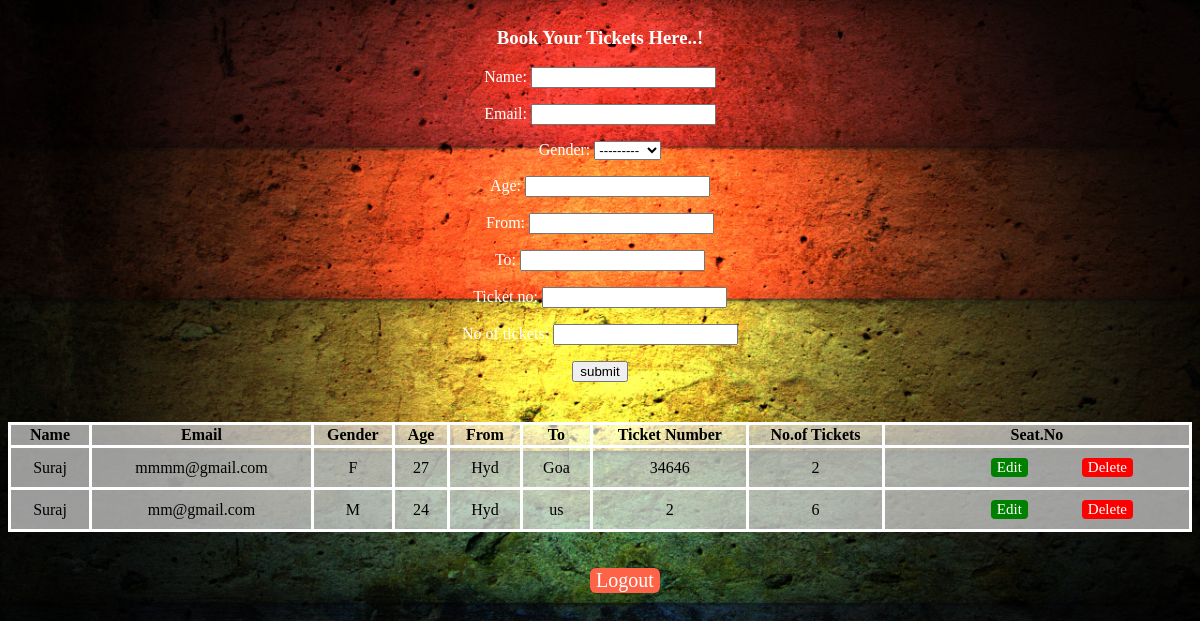
/show (signed in), run on an earlier commit of the app's database.
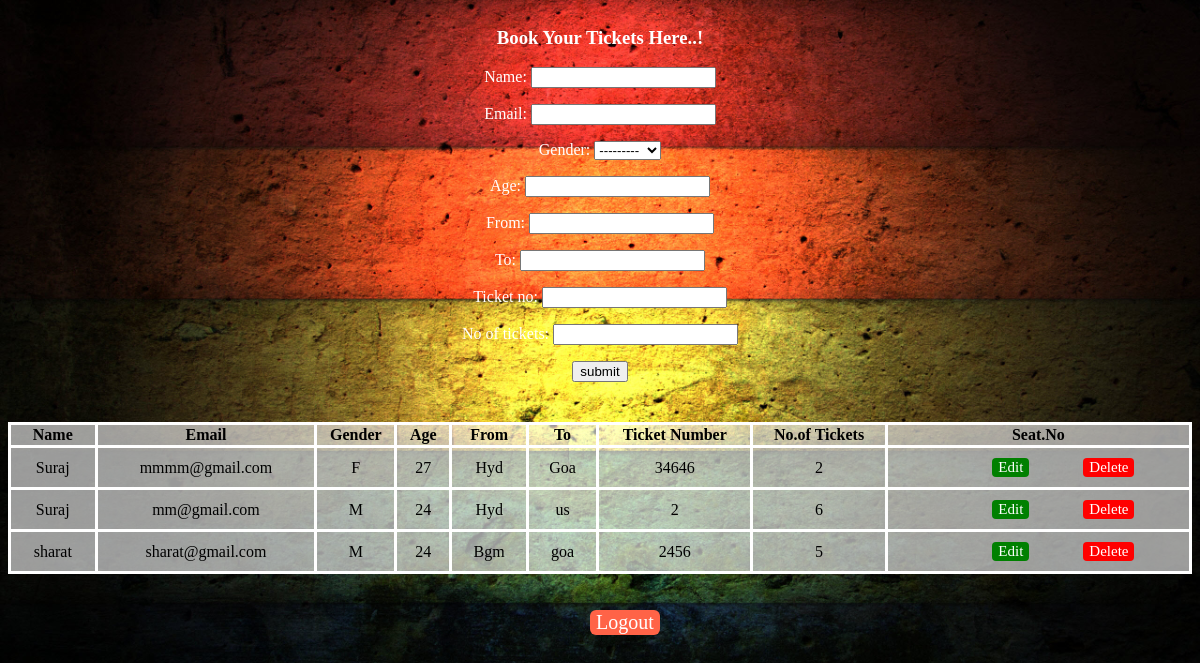
And on a later commit of the database.
### ticket_app/models.py (models this page shows)
class AirTicketModel(models.Model):
    name = models.CharField(max_length=30)
    email = models.EmailField(max_length=30, default=None)
    GENDER_CHOICES = (
        ('M', 'Male'),
        ('F', 'Female'),
    )
    gender = models.CharField(max_length=1, choices=GENDER_CHOICES)
    age = models.IntegerField()
    From = models.CharField(max_length=30)
    To = models.CharField(max_length=30)
    ticket_no = models.IntegerField()
    no_of_tickets = models.IntegerField()

### ticket_app/views.py (the view)
# urls.py: path('show', views.show, name='show'),
def show(request):
    if request.user.is_authenticated:
        if request.method == 'POST':
            form = Air_Ticket(request.POST)
            if form.is_valid():
                name = form.cleaned_data['name']
                From = form.cleaned_data['From']
                To = form.cleaned_data['To']
                email = form.cleaned_data['email']
                ticket_no = form.cleaned_data['ticket_no']
                no_of_tickets = form.cleaned_data['no_of_tickets']
                gender = form.cleaned_data['gender']
                age = form.cleaned_data['age']
                reg_data = AirTicketModel(name=name,From=From,To=To,email=email,ticket_no=ticket_no,no_of_tickets=no_of_tickets,gender=gender,age=age)
                reg_data.save()
                form = Air_Ticket()
        else:
            form = Air_Ticket()
        booking = AirTicketModel.objects.all()
        return render(request, 'show.html', {'form': form, 'book':booking})
    else:
        return HttpResponseRedirect('/login')

### ticket_app/forms.py
class Air_Ticket(forms.ModelForm):
    class Meta:
        model = AirTicketModel
        fields = '__all__'

### templates/show.html (shortened to what this page needs)
<!DOCTYPE html>
{% load static %}
<html lang="en">
<head>
</head>
<body style="background-image:url({% static 'images/pic9.jpg' %}); background-size:100%; text-align:center;">
    <form action="" method="POST" style="color:white">
        <div style="width: 100%; display: table; ">
            <h3 style="color:white;">Book Your Tickets Here..!</h3>
           {{form.as_p}}
                    <input type="submit" value="submit">
                </div>
    </form>
        <div>
            <center><table style="margin-top: 40px">
                <thead class="thead-dark">
                <tr >
                    <th>Name</th>
                    <th>Email</th>
                    <th>Gender</th>
                    <th>Age</th>
                    <th>From</th>
                    <th>To</th>
                    <th>Ticket Number</th>
                    <th>No.of Tickets</th>
                    <th>Seat.No</th>
                </tr>
                </thead>
                <tbody>
            {% for data in book %}
                <tr>
                    <td>{{ data.name }}</td>
                    <td>{{ data.email }}</td>
                    <td>{{ data.gender }}</td>
                    <td>{{ data.age }}</td>
                    <td>{{data.From}}</td>
                    <td>{{data.To}}</td>
                    <td>{{data.ticket_no}}</td>
                    <td>{{data.no_of_tickets}}</td>
                    <td>
                        <button onclick="document.location.href = '/edit/{{ data.id }}'" class="button button4" style="margin-left: 50px; font-family:cursive;">Edit</button>
                        <button onclick="document.location.href = '/delete/{{ data.id }}'" class="button button5" style="margin-left: 50px; font-family:cursive;">Delete</button>
                    </td>
                </tr>
            {% endfor %}
                </tbody>
            </table>
                </center>
        </div> <br><br>
<button onclick="document.location.href = '/logout'" class="button button3" style="margin-left: 50px; font-family:cursive;">Logout</button>
</body>
</html>

### templates/show.html (style rules this page uses)
table, th, td { border: 3px solid white; border-collapse: collapse; }
.button { background-color: tomato; border: none; color: white; text-decoration: none; font-size: 20px; cursor: pointer; }
.button3 { border-radius: 6px; }
.button4 { border-radius: 4px; background-color: green; border: none; color: white; text-decoration: none; font-size: 15px; cursor: pointer; }
.button5 { border-radius: 4px; background-color: red; border: none; color: white; text-decoration: none; font-size: 15px; cursor: pointer; }
table { width:100%;background-color:rgba(255,255,255,0.6); }
td { padding:10px; }
th,td { text-align:center; }

What changed in the data, as far as the page shows it:
added AirTicketModel: name "sharat", email "sharat@gmail.com", gender "M", age "24", From "Bgm", To "goa", ticket_no "2456", no_of_tickets "5"
